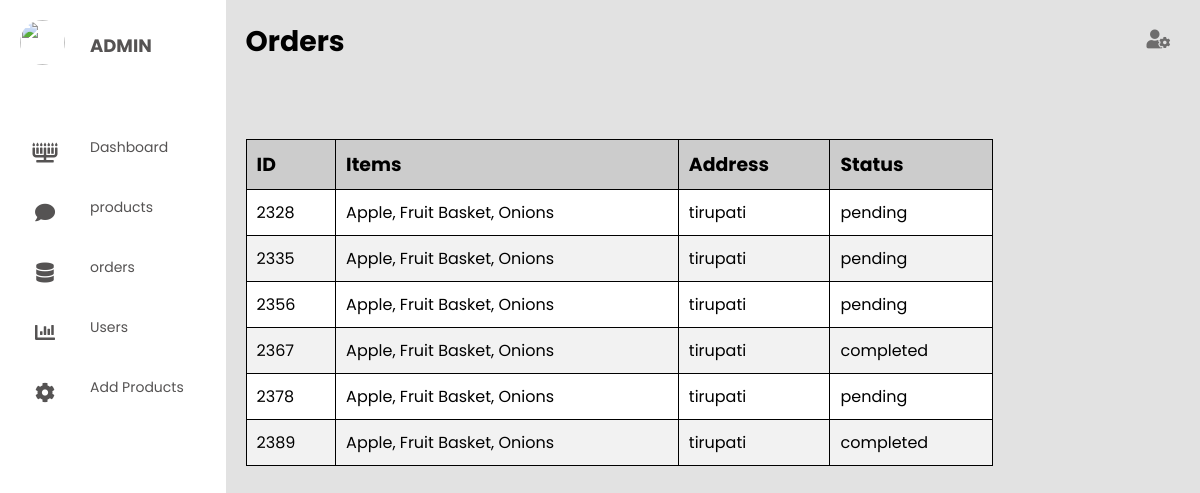
The app's page /project/orders_list.php with its own data.
### tables this page shows
CREATE TABLE `orders_list` (
  `ID` int(4) NOT NULL,
  `name` varchar(30) NOT NULL,
  `number` bigint(10) NOT NULL,
  `Items` varchar(50) NOT NULL,
  `Address` varchar(30) NOT NULL,
  `price` int(11) NOT NULL,
  `Status` varchar(10) NOT NULL
);

### project/orders_list.php (the view, shortened to what this page needs)
<?php
$servername = "localhost";
$username = "root";
$password = "";
$dbname = "bhumi";
$conn = mysqli_connect($servername, $username, $password, $dbname);
$sql = "SELECT * FROM orders_list";
$result = mysqli_query($conn, $sql);
echo ' <span style="font-family: verdana, geneva, sans-serif;"><!DOCTYPE html>
    <html lang="en">
    <head>
      <meta charset="UTF-8" />
      <link rel="stylesheet" href="orders_list.css">
      <title>orders</title>
      <link rel="stylesheet" href="admin.css" />
      <link rel="stylesheet" href="https://cdnjs.cloudflare.com/ajax/libs/font-awesome/5.15.4/css/all.min.css"/>
    </head>
    <body>
      <div class="container">
        <nav>
          <ul>
            <li><a href="#" class="logo">
              <img src="https://i.imgur.com/oRhEAUj.jpg">
              <span class="nav-item">Admin</span>
            </a></li>
            <li><a href="admin.html">
              <i class="fas fa-menorah"></i>
              <span class="nav-item">Dashboard</span>
            </a></li>
            <li><a href="admin_products.php">
              <i class="fas fa-comment"></i>
              <span class="nav-item">products</span>
            </a></li>
            <li><a href="orders_list.php">
              <i class="fas fa-database"></i>
              <span class="nav-item">orders</span>
            </a></li>
            <li><a href="admin_users.php">
              <i class="fas fa-chart-bar"></i>
              <span class="nav-item">Users</span>
            </a></li>
            <li><a href="#">
              <i class="fas fa-cog"></i>
              <span class="nav-item">Add Products</span>
            </a></li>
          </ul>
        </nav>
        <section class="main">
          <div class="main-top">
            <h1>Orders</h1>
            <i class="fas fa-user-cog"></i>
          </div>
          <div class="users">';
          echo '<table border="1" cellpadding="10" cellspacing="0">';
echo '<thead>';
echo '<tr>';
echo '<th>ID</th>';
echo '<th>Items</th>';
echo '<th>Address</th>';
echo '<th>Status</th>';
echo '</tr>';
echo '</thead>';
echo '<tbody>';
if (mysqli_num_rows($result) >  0) {
    while($row = mysqli_fetch_assoc($result)) {
        echo '<tr>';
        echo '<td>' . $row["ID"] . '</td>';
        echo '<td>' . $row["Items"] . '</td>';
        echo '<td>' . $row["Address"] . '</td>';
        echo '<td>' . $row["Status"] . '</td>';
        echo '</tr>';
    }
} else {
    echo '<tr><td colspan="4">No results found.</td></tr>';
}
echo "</div>";
echo '</body>';
echo '</body>';
echo '</html>';
?>

### project/orders_list.css (style rules this page uses)
body { font-family: Arial, sans-serif; background-color: #f0f0f0; margin: 0; padding: 0; }
.main table { margin-top: 2cm; width: 80%; margin: 1cm, 1cm, 1cm; border-collapse: collapse; background-color: #ffffff; }
th { background-color: #cccccc; color: #000000; font-weight: bold; font-size: 0.5cm; border: 1px solid black; padding: 10px; text-align: left; }
tr:nth-child(even) { background-color: #f2f2f2; }
tr:nth-child(odd) { background-color: #ffffff; }
td { border: 1px solid black; padding: 10px; text-align: justify; }

### admin/admin.css (style rules this page uses)
* { margin: 0; padding: 0; outline: none; border: none; text-decoration: none; box-sizing: border-box; font-family: "Poppins", sans-serif; }
body { background: rgb(226, 226, 226); }
nav { position: sticky; top: 0; bottom: 0; height: 100vh; left: 0; width: 90px; background: #fff; overflow: hidden; transition: 1s; }
.logo { text-align: center; display: flex; margin: 10px 0 0 10px; padding-bottom: 3rem; }
.logo img { width: 45px; height: 45px; border-radius: 50%; }
.logo span { font-weight: bold; padding-left: 15px; font-size: 18px; text-transform: uppercase; }
a { position: relative; width: 280px; font-size: 14px; color: rgb(85, 83, 83); display: table; padding: 10px; }
nav .fas { position: relative; width: 70px; height: 40px; top: 20px; font-size: 20px; text-align: center; }
.nav-item { position: relative; top: 12px; margin-left: 10px; }
.container { display: flex; }
.main { position: relative; padding: 20px; width: 100%; }
.main-top { display: flex; width: 100%; font-size: 0.5cm; }
.main-top i { position: absolute; right: 0; margin: 10px 30px; color: rgb(110, 109, 109); cursor: pointer; }
table thead tr { color: #fff; background: #34AF6D; text-align: left; font-weight: bold; }

### records on screen
orders_list: ID "2328", Items "Apple, Fruit Basket, Onions", Address "tirupati", Status "pending"
orders_list: ID "2335", Items "Apple, Fruit Basket, Onions", Address "tirupati", Status "pending"
orders_list: ID "2356", Items "Apple, Fruit Basket, Onions", Address "tirupati", Status "pending"
orders_list: ID "2367", Items "Apple, Fruit Basket, Onions", Address "tirupati", Status "completed"
orders_list: ID "2378", Items "Apple, Fruit Basket, Onions", Address "tirupati", Status "pending"
orders_list: ID "2389", Items "Apple, Fruit Basket, Onions", Address "tirupati", Status "completed"
